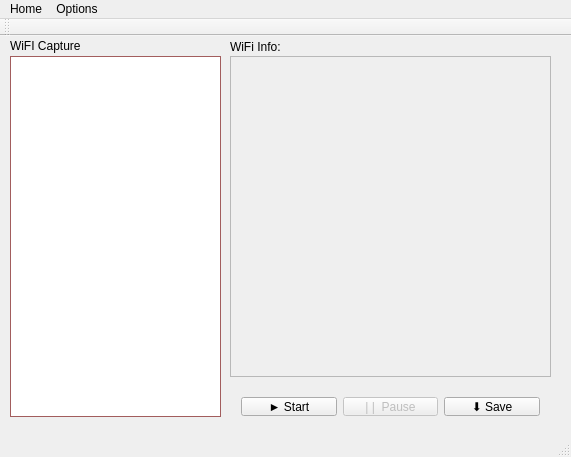
<?xml version="1.0" encoding="UTF-8"?>
<ui version="4.0">
 <class>MainWindow</class>
 <widget class="QMainWindow" name="MainWindow">
  <property name="enabled">
   <bool>true</bool>
  </property>
  <property name="geometry">
   <rect>
    <x>0</x>
    <y>0</y>
    <width>571</width>
    <height>457</height>
   </rect>
  </property>
  <property name="windowTitle">
   <string>WiFiDeT</string>
  </property>
  <widget class="QWidget" name="centralWidget">
   <widget class="QWidget" name="horizontalLayoutWidget">
    <property name="geometry">
     <rect>
      <x>230</x>
      <y>350</y>
      <width>321</width>
      <height>41</height>
     </rect>
    </property>
    <layout class="QHBoxLayout" name="horizontalLayout">
     <item>
      <widget class="QPushButton" name="btnStart">
       <property name="text">
        <string>► Start</string>
       </property>
      </widget>
     </item>
     <item>
      <widget class="QPushButton" name="btnPause">
       <property name="enabled">
        <bool>false</bool>
       </property>
       <property name="text">
        <string>| |  Pause</string>
       </property>
      </widget>
     </item>
     <item>
      <widget class="QPushButton" name="btnSave">
       <property name="text">
        <string>⬇ Save</string>
       </property>
      </widget>
     </item>
    </layout>
   </widget>
   <widget class="QTextBrowser" name="textBrowser">
    <property name="enabled">
     <bool>false</bool>
    </property>
    <property name="geometry">
     <rect>
      <x>230</x>
      <y>20</y>
      <width>321</width>
      <height>321</height>
     </rect>
    </property>
    <property name="toolTipDuration">
     <number>-1</number>
    </property>
    <property name="lineWidth">
     <number>1</number>
    </property>
   </widget>
   <widget class="QLabel" name="label">
    <property name="geometry">
     <rect>
      <x>230</x>
      <y>0</y>
      <width>101</width>
      <height>21</height>
     </rect>
    </property>
    <property name="text">
     <string>WiFi Info:</string>
    </property>
   </widget>
   <widget class="QListView" name="listView">
    <property name="geometry">
     <rect>
      <x>10</x>
      <y>20</y>
      <width>211</width>
      <height>361</height>
     </rect>
    </property>
    <property name="palette">
     <palette>
      <active>
       <colorrole role="WindowText">
        <brush brushstyle="SolidPattern">
         <color alpha="255">
          <red>0</red>
          <green>0</green>
          <blue>0</blue>
         </color>
        </brush>
       </colorrole>
       <colorrole role="Button">
        <brush brushstyle="SolidPattern">
         <color alpha="255">
          <red>210</red>
          <green>120</green>
          <blue>120</blue>
         </color>
        </brush>
       </colorrole>
       <colorrole role="Light">
        <brush brushstyle="SolidPattern">
         <color alpha="255">
          <red>255</red>
          <green>206</green>
          <blue>206</blue>
         </color>
        </brush>
       </colorrole>
       <colorrole role="Midlight">
        <brush brushstyle="SolidPattern">
         <color alpha="255">
          <red>232</red>
          <green>163</green>
          <blue>163</blue>
         </color>
        </brush>
       </colorrole>
       <colorrole role="Dark">
        <brush brushstyle="SolidPattern">
         <color alpha="255">
          <red>105</red>
          <green>60</green>
          <blue>60</blue>
         </color>
        </brush>
       </colorrole>
       <colorrole role="Mid">
        <brush brushstyle="SolidPattern">
         <color alpha="255">
          <red>140</red>
          <green>80</green>
          <blue>80</blue>
         </color>
        </brush>
       </colorrole>
       <colorrole role="Text">
        <brush brushstyle="SolidPattern">
         <color alpha="255">
          <red>0</red>
          <green>0</green>
          <blue>0</blue>
         </color>
        </brush>
       </colorrole>
       <colorrole role="BrightText">
        <brush brushstyle="SolidPattern">
         <color alpha="255">
          <red>255</red>
          <green>255</green>
          <blue>255</blue>
         </color>
        </brush>
       </colorrole>
       <colorrole role="ButtonText">
        <brush brushstyle="SolidPattern">
         <color alpha="255">
          <red>0</red>
          <green>0</green>
          <blue>0</blue>
         </color>
        </brush>
       </colorrole>
       <colorrole role="Base">
        <brush brushstyle="SolidPattern">
         <color alpha="255">
          <red>255</red>
          <green>255</green>
          <blue>255</blue>
         </color>
        </brush>
       </colorrole>
       <colorrole role="Window">
        <brush brushstyle="SolidPattern">
         <color alpha="255">
          <red>210</red>
          <green>120</green>
          <blue>120</blue>
         </color>
        </brush>
       </colorrole>
       <colorrole role="Shadow">
        <brush brushstyle="SolidPattern">
         <color alpha="255">
          <red>0</red>
          <green>0</green>
          <blue>0</blue>
         </color>
        </brush>
       </colorrole>
       <colorrole role="AlternateBase">
        <brush brushstyle="SolidPattern">
         <color alpha="255">
          <red>232</red>
          <green>187</green>
          <blue>187</blue>
         </color>
        </brush>
       </colorrole>
       <colorrole role="ToolTipBase">
        <brush brushstyle="SolidPattern">
         <color alpha="255">
          <red>255</red>
          <green>255</green>
          <blue>220</blue>
         </color>
        </brush>
       </colorrole>
       <colorrole role="ToolTipText">
        <brush brushstyle="SolidPattern">
         <color alpha="255">
          <red>0</red>
          <green>0</green>
          <blue>0</blue>
         </color>
        </brush>
       </colorrole>
      </active>
      <inactive>
       <colorrole role="WindowText">
        <brush brushstyle="SolidPattern">
         <color alpha="255">
          <red>0</red>
          <green>0</green>
          <blue>0</blue>
         </color>
        </brush>
       </colorrole>
       <colorrole role="Button">
        <brush brushstyle="SolidPattern">
         <color alpha="255">
          <red>210</red>
          <green>120</green>
          <blue>120</blue>
         </color>
        </brush>
       </colorrole>
       <colorrole role="Light">
        <brush brushstyle="SolidPattern">
         <color alpha="255">
          <red>255</red>
          <green>206</green>
          <blue>206</blue>
         </color>
        </brush>
       </colorrole>
       <colorrole role="Midlight">
        <brush brushstyle="SolidPattern">
         <color alpha="255">
          <red>232</red>
          <green>163</green>
          <blue>163</blue>
         </color>
        </brush>
       </colorrole>
       <colorrole role="Dark">
        <brush brushstyle="SolidPattern">
         <color alpha="255">
          <red>105</red>
          <green>60</green>
          <blue>60</blue>
         </color>
        </brush>
       </colorrole>
       <colorrole role="Mid">
        <brush brushstyle="SolidPattern">
         <color alpha="255">
          <red>140</red>
          <green>80</green>
          <blue>80</blue>
         </color>
        </brush>
       </colorrole>
       <colorrole role="Text">
        <brush brushstyle="SolidPattern">
         <color alpha="255">
          <red>0</red>
          <green>0</green>
          <blue>0</blue>
         </color>
        </brush>
       </colorrole>
       <colorrole role="BrightText">
        <brush brushstyle="SolidPattern">
         <color alpha="255">
          <red>255</red>
          <green>255</green>
          <blue>255</blue>
         </color>
        </brush>
       </colorrole>
       <colorrole role="ButtonText">
        <brush brushstyle="SolidPattern">
         <color alpha="255">
          <red>0</red>
          <green>0</green>
          <blue>0</blue>
         </color>
        </brush>
       </colorrole>
       <colorrole role="Base">
        <brush brushstyle="SolidPattern">
         <color alpha="255">
          <red>255</red>
          <green>255</green>
          <blue>255</blue>
         </color>
        </brush>
       </colorrole>
       <colorrole role="Window">
        <brush brushstyle="SolidPattern">
         <color alpha="255">
          <red>210</red>
          <green>120</green>
          <blue>120</blue>
         </color>
        </brush>
       </colorrole>
       <colorrole role="Shadow">
        <brush brushstyle="SolidPattern">
         <color alpha="255">
          <red>0</red>
          <green>0</green>
          <blue>0</blue>
         </color>
        </brush>
       </colorrole>
       <colorrole role="AlternateBase">
        <brush brushstyle="SolidPattern">
         <color alpha="255">
          <red>232</red>
          <green>187</green>
          <blue>187</blue>
         </color>
        </brush>
       </colorrole>
       <colorrole role="ToolTipBase">
        <brush brushstyle="SolidPattern">
         <color alpha="255">
          <red>255</red>
          <green>255</green>
          <blue>220</blue>
         </color>
        </brush>
       </colorrole>
       <colorrole role="ToolTipText">
        <brush brushstyle="SolidPattern">
         <color alpha="255">
          <red>0</red>
          <green>0</green>
          <blue>0</blue>
         </color>
        </brush>
       </colorrole>
      </inactive>
      <disabled>
       <colorrole role="WindowText">
        <brush brushstyle="SolidPattern">
         <color alpha="255">
          <red>105</red>
          <green>60</green>
          <blue>60</blue>
         </color>
        </brush>
       </colorrole>
       <colorrole role="Button">
        <brush brushstyle="SolidPattern">
         <color alpha="255">
          <red>210</red>
          <green>120</green>
          <blue>120</blue>
         </color>
        </brush>
       </colorrole>
       <colorrole role="Light">
        <brush brushstyle="SolidPattern">
         <color alpha="255">
          <red>255</red>
          <green>206</green>
          <blue>206</blue>
         </color>
        </brush>
       </colorrole>
       <colorrole role="Midlight">
        <brush brushstyle="SolidPattern">
         <color alpha="255">
          <red>232</red>
          <green>163</green>
          <blue>163</blue>
         </color>
        </brush>
       </colorrole>
       <colorrole role="Dark">
        <brush brushstyle="SolidPattern">
         <color alpha="255">
          <red>105</red>
          <green>60</green>
          <blue>60</blue>
         </color>
        </brush>
       </colorrole>
       <colorrole role="Mid">
        <brush brushstyle="SolidPattern">
         <color alpha="255">
          <red>140</red>
          <green>80</green>
          <blue>80</blue>
         </color>
        </brush>
       </colorrole>
       <colorrole role="Text">
        <brush brushstyle="SolidPattern">
         <color alpha="255">
          <red>105</red>
          <green>60</green>
          <blue>60</blue>
         </color>
        </brush>
       </colorrole>
       <colorrole role="BrightText">
        <brush brushstyle="SolidPattern">
         <color alpha="255">
          <red>255</red>
          <green>255</green>
          <blue>255</blue>
         </color>
        </brush>
       </colorrole>
       <colorrole role="ButtonText">
        <brush brushstyle="SolidPattern">
         <color alpha="255">
          <red>105</red>
          <green>60</green>
          <blue>60</blue>
         </color>
        </brush>
       </colorrole>
       <colorrole role="Base">
        <brush brushstyle="SolidPattern">
         <color alpha="255">
          <red>210</red>
          <green>120</green>
          <blue>120</blue>
         </color>
        </brush>
       </colorrole>
       <colorrole role="Window">
        <brush brushstyle="SolidPattern">
         <color alpha="255">
          <red>210</red>
          <green>120</green>
          <blue>120</blue>
         </color>
        </brush>
       </colorrole>
       <colorrole role="Shadow">
        <brush brushstyle="SolidPattern">
         <color alpha="255">
          <red>0</red>
          <green>0</green>
          <blue>0</blue>
         </color>
        </brush>
       </colorrole>
       <colorrole role="AlternateBase">
        <brush brushstyle="SolidPattern">
         <color alpha="255">
          <red>210</red>
          <green>120</green>
          <blue>120</blue>
         </color>
        </brush>
       </colorrole>
       <colorrole role="ToolTipBase">
        <brush brushstyle="SolidPattern">
         <color alpha="255">
          <red>255</red>
          <green>255</green>
          <blue>220</blue>
         </color>
        </brush>
       </colorrole>
       <colorrole role="ToolTipText">
        <brush brushstyle="SolidPattern">
         <color alpha="255">
          <red>0</red>
          <green>0</green>
          <blue>0</blue>
         </color>
        </brush>
       </colorrole>
      </disabled>
     </palette>
    </property>
   </widget>
   <widget class="QLabel" name="label_2">
    <property name="geometry">
     <rect>
      <x>10</x>
      <y>0</y>
      <width>121</width>
      <height>20</height>
     </rect>
    </property>
    <property name="text">
     <string>WiFI Capture</string>
    </property>
   </widget>
  </widget>
  <widget class="QMenuBar" name="menuBar">
   <property name="geometry">
    <rect>
     <x>0</x>
     <y>0</y>
     <width>571</width>
     <height>26</height>
    </rect>
   </property>
   <property name="defaultUp">
    <bool>false</bool>
   </property>
   <widget class="QMenu" name="menuDom">
    <property name="title">
     <string>Home</string>
    </property>
    <addaction name="actionNa_st_z_historie"/>
   </widget>
   <widget class="QMenu" name="menuNastaven">
    <property name="title">
     <string>Options</string>
    </property>
   </widget>
   <addaction name="menuDom"/>
   <addaction name="menuNastaven"/>
  </widget>
  <widget class="QToolBar" name="mainToolBar">
   <attribute name="toolBarArea">
    <enum>TopToolBarArea</enum>
   </attribute>
   <attribute name="toolBarBreak">
    <bool>false</bool>
   </attribute>
  </widget>
  <widget class="QStatusBar" name="statusBar"/>
  <action name="actionNa_st_z_historie">
   <property name="text">
    <string>Načíst z historie...</string>
   </property>
  </action>
 </widget>
 <layoutdefault spacing="6" margin="11"/>
 <resources/>
 <connections/>
</ui>
